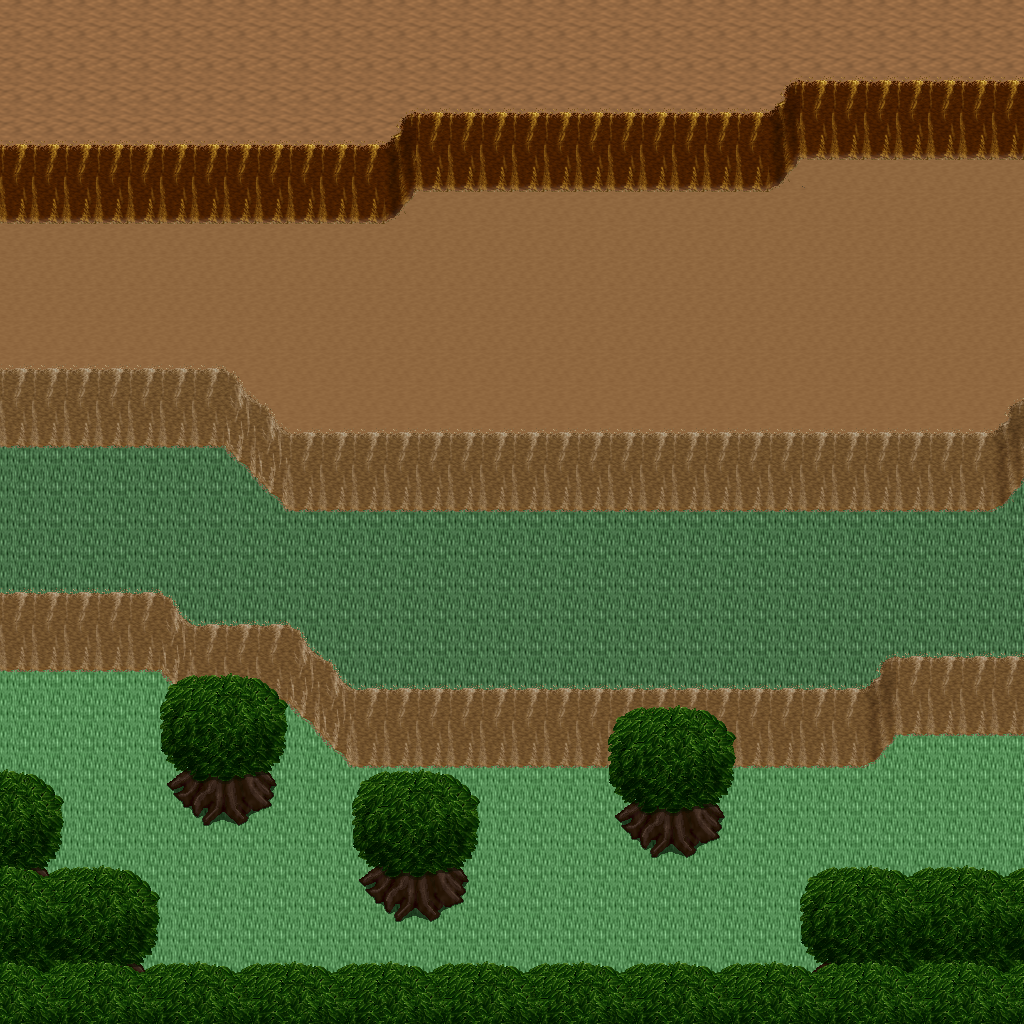

This is a level from a 2D game, rendered from its Tiled map with the project's own tilesets. A one-line summary and the map file follow, with tile-layer data summarised:
An orthogonal 32x32 tile map with 32x32 px tiles, 5 tile layers (Ground, Objects, Objects2, Above, ...), 1 hidden layer not drawn, 8 tilesets.

<map version="1.10" tiledversion="1.11.0" orientation="orthogonal" renderorder="right-down" width="32" height="32" tilewidth="32" tileheight="32" infinite="0" nextlayerid="11" nextobjectid="1">
 <tileset firstgid="1" name="logic_collision" tilewidth="32" tileheight="32" tilecount="1" columns="1">
  <image source="../drawable/logic_collision.png" width="32" height="32" />
 </tileset>
 <tileset firstgid="2" name="ground_ground" tilewidth="32" tileheight="32" tilecount="33" columns="3">
  <image source="../drawable/ground_ground.png" width="96" height="352" />
 </tileset>
 <tileset firstgid="35" name="ground_ridge_earth_pale" tilewidth="32" tileheight="32" tilecount="96" columns="12">
  <image source="../drawable/ground_ridge_earth_pale.png" width="384" height="256" />
 </tileset>
 <tileset firstgid="131" name="ground_ridge_earth_dark" tilewidth="32" tileheight="32" tilecount="96" columns="12">
  <image source="../drawable/ground_ridge_earth_dark.png" width="384" height="256" />
 </tileset>
 <tileset firstgid="227" name="terrain_desert" tilewidth="32" tileheight="32" tilecount="88" columns="8">
  <image source="../drawable/terrain_desert.png" width="256" height="352" />
 </tileset>
 <tileset firstgid="315" name="plant_tree_tree_darkgreen" tilewidth="32" tileheight="32" tilecount="88" columns="8">
  <image source="../drawable/plant_tree_tree_darkgreen.png" width="256" height="352" />
 </tileset>
 <tileset firstgid="403" name="ground_sand_2" tilewidth="32" tileheight="32" tilecount="15" columns="5">
  <image source="../drawable/ground_sand_2.png" width="160" height="96" />
 </tileset>
 <tileset firstgid="418" name="plant_cactus_2" tilewidth="32" tileheight="32" tilecount="10" columns="5">
  <image source="../drawable/plant_cactus_2.png" width="160" height="64" />
 </tileset>
 <layer id="1" name="Ground" width="32" height="32">
  <data>[1024 cells, 1024 non-empty, 5 distinct tile ids]</data>
 </layer>
 <layer id="2" name="Objects" width="32" height="32">
  <data>[1024 cells, 340 non-empty, 28 distinct tile ids]</data>
 </layer>
 <layer id="3" name="Objects2" width="32" height="32">
  <data>[1024 cells, 0 non-empty, 0 distinct tile ids]</data>
 </layer>
 <layer id="4" name="Above" width="32" height="32">
  <data>[1024 cells, 142 non-empty, 22 distinct tile ids]</data>
 </layer>
 <layer id="5" name="Above2" width="32" height="32">
  <data>[1024 cells, 0 non-empty, 0 distinct tile ids]</data>
 </layer>
 <layer id="6" name="Walkable" width="32" height="32" visible="0">
  <data>[1024 cells, 508 non-empty, 1 distinct tile ids]</data>
 </layer>
 <objectgroup id="7" name="Mapevents" />
 <objectgroup id="8" name="Spawn" />
 <objectgroup id="9" name="Keys" />
 <objectgroup id="10" name="Replace" />
</map>
